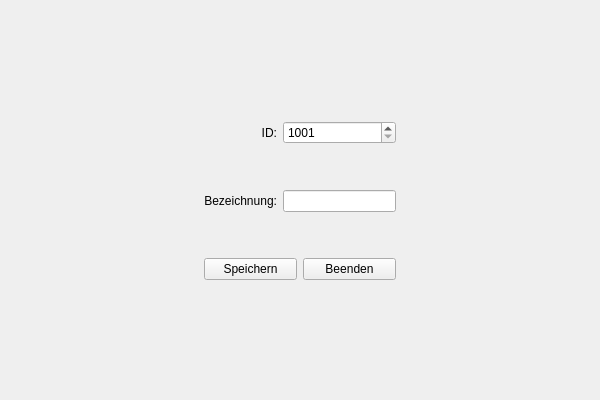
<?xml version="1.0" encoding="UTF-8"?>
<ui version="4.0">
 <class>Widget_Neu_Aufgabe</class>
 <widget class="QWidget" name="Widget_Neu_Aufgabe">
  <property name="windowModality">
   <enum>Qt::ApplicationModal</enum>
  </property>
  <property name="geometry">
   <rect>
    <x>0</x>
    <y>0</y>
    <width>600</width>
    <height>400</height>
   </rect>
  </property>
  <property name="windowTitle">
   <string>Neue Aufgabe</string>
  </property>
  <property name="windowIcon">
   <iconset resource="pic.qrc">
    <normaloff>:/pics/mainIconAufgabe.png</normaloff>:/pics/mainIconAufgabe.png</iconset>
  </property>
  <layout class="QGridLayout" name="gridLayout_2">
   <item row="0" column="1">
    <spacer name="verticalSpacer_3">
     <property name="orientation">
      <enum>Qt::Vertical</enum>
     </property>
     <property name="sizeHint" stdset="0">
      <size>
       <width>20</width>
       <height>35</height>
      </size>
     </property>
    </spacer>
   </item>
   <item row="1" column="0">
    <spacer name="horizontalSpacer">
     <property name="orientation">
      <enum>Qt::Horizontal</enum>
     </property>
     <property name="sizeHint" stdset="0">
      <size>
       <width>16</width>
       <height>20</height>
      </size>
     </property>
    </spacer>
   </item>
   <item row="1" column="1">
    <layout class="QGridLayout" name="gridLayout">
     <item row="0" column="0">
      <widget class="QLabel" name="label">
       <property name="text">
        <string>ID:</string>
       </property>
       <property name="alignment">
        <set>Qt::AlignRight|Qt::AlignTrailing|Qt::AlignVCenter</set>
       </property>
      </widget>
     </item>
     <item row="0" column="1">
      <widget class="QSpinBox" name="spinBox">
       <property name="minimum">
        <number>1001</number>
       </property>
       <property name="maximum">
        <number>9999</number>
       </property>
      </widget>
     </item>
     <item row="1" column="1">
      <spacer name="verticalSpacer">
       <property name="orientation">
        <enum>Qt::Vertical</enum>
       </property>
       <property name="sizeHint" stdset="0">
        <size>
         <width>20</width>
         <height>40</height>
        </size>
       </property>
      </spacer>
     </item>
     <item row="2" column="0">
      <widget class="QLabel" name="label_2">
       <property name="text">
        <string>Bezeichnung:</string>
       </property>
       <property name="alignment">
        <set>Qt::AlignRight|Qt::AlignTrailing|Qt::AlignVCenter</set>
       </property>
      </widget>
     </item>
     <item row="2" column="1">
      <widget class="QLineEdit" name="lineEdit"/>
     </item>
     <item row="3" column="1">
      <spacer name="verticalSpacer_2">
       <property name="orientation">
        <enum>Qt::Vertical</enum>
       </property>
       <property name="sizeHint" stdset="0">
        <size>
         <width>20</width>
         <height>40</height>
        </size>
       </property>
      </spacer>
     </item>
     <item row="4" column="0" colspan="2">
      <layout class="QHBoxLayout" name="horizontalLayout">
       <item>
        <widget class="QPushButton" name="pushButton_Speichern">
         <property name="text">
          <string>Speichern</string>
         </property>
         <property name="icon">
          <iconset resource="pic.qrc">
           <normaloff>:/pics/yes.png</normaloff>:/pics/yes.png</iconset>
         </property>
        </widget>
       </item>
       <item>
        <widget class="QPushButton" name="pushButton_Beenden">
         <property name="text">
          <string>Beenden</string>
         </property>
         <property name="icon">
          <iconset resource="pic.qrc">
           <normaloff>:/pics/no.png</normaloff>:/pics/no.png</iconset>
         </property>
        </widget>
       </item>
      </layout>
     </item>
    </layout>
   </item>
   <item row="1" column="2">
    <spacer name="horizontalSpacer_2">
     <property name="orientation">
      <enum>Qt::Horizontal</enum>
     </property>
     <property name="sizeHint" stdset="0">
      <size>
       <width>16</width>
       <height>20</height>
      </size>
     </property>
    </spacer>
   </item>
   <item row="2" column="1">
    <spacer name="verticalSpacer_4">
     <property name="orientation">
      <enum>Qt::Vertical</enum>
     </property>
     <property name="sizeHint" stdset="0">
      <size>
       <width>20</width>
       <height>35</height>
      </size>
     </property>
    </spacer>
   </item>
  </layout>
 </widget>
 <resources>
  <include location="pic.qrc"/>
 </resources>
 <connections>
  <connection>
   <sender>pushButton_Beenden</sender>
   <signal>clicked()</signal>
   <receiver>Widget_Neu_Aufgabe</receiver>
   <slot>close()</slot>
   <hints>
    <hint type="sourcelabel">
     <x>211</x>
     <y>230</y>
    </hint>
    <hint type="destinationlabel">
     <x>149</x>
     <y>149</y>
    </hint>
   </hints>
  </connection>
 </connections>
</ui>
